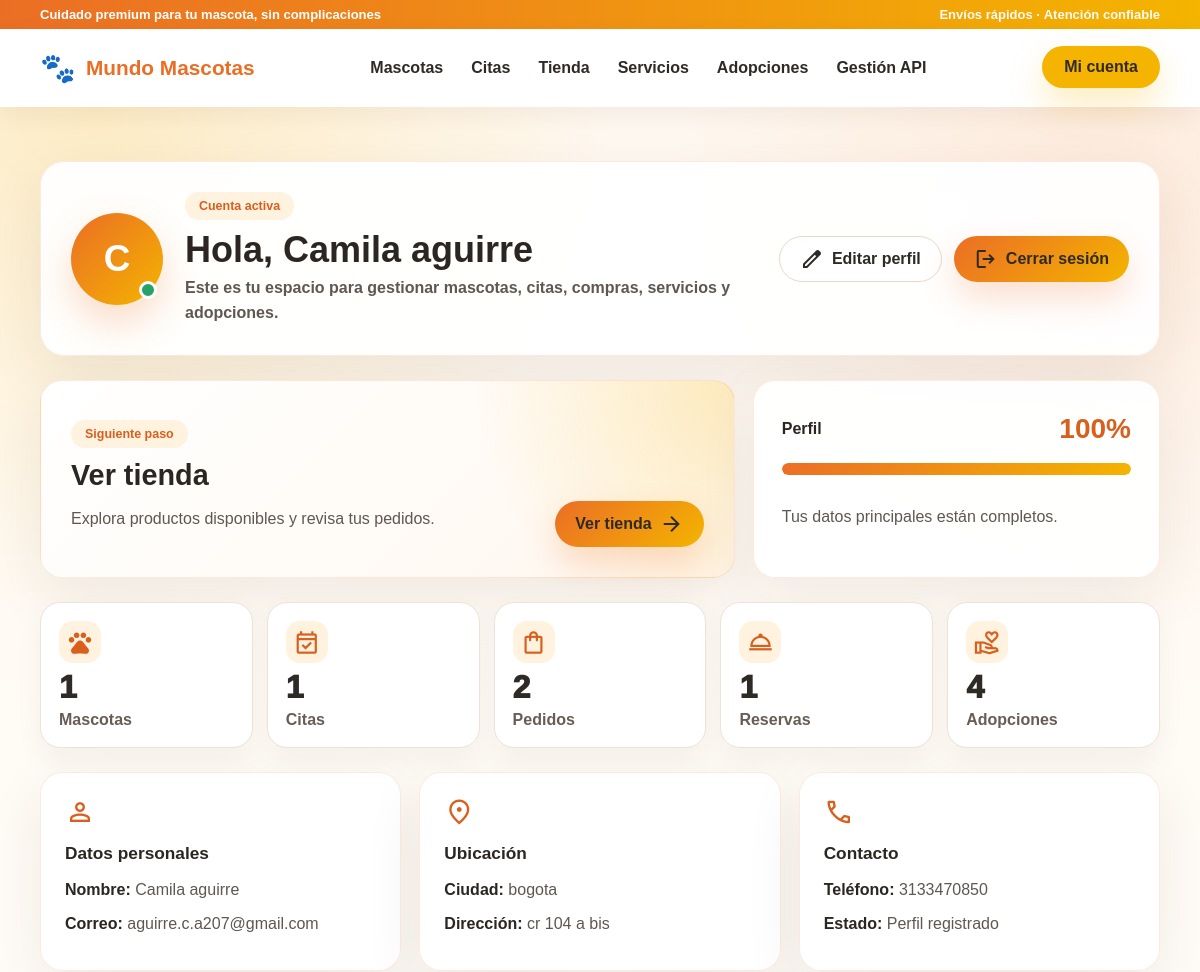
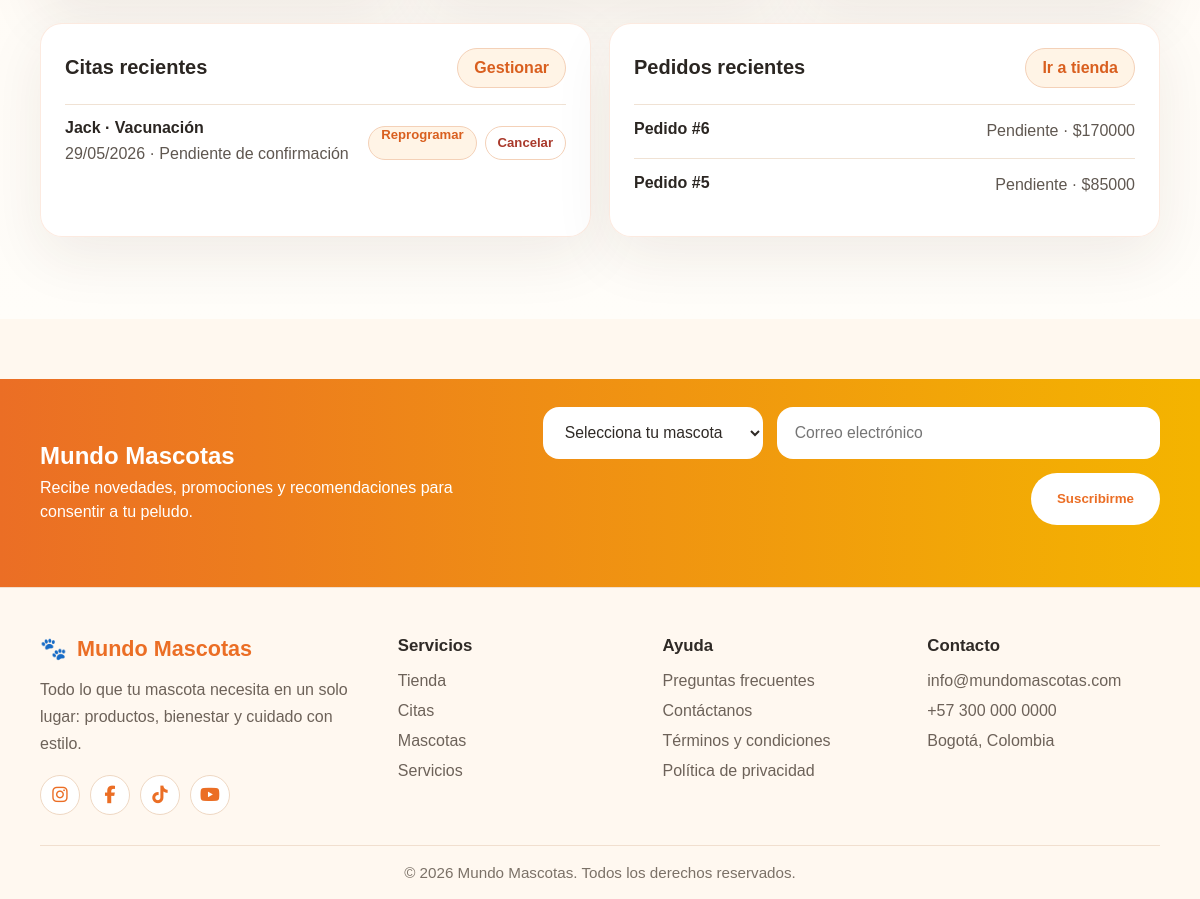
The app's page /perfil/ (signed in) with its own data (2 pictures, top to bottom).
### app/models.py (models this page shows, shortened)
class UserProfile(models.Model):
    user = models.OneToOneField(User, on_delete=models.CASCADE, related_name="profile")
    phone = models.CharField(max_length=30, blank=True)
    city = models.CharField(max_length=80, blank=True)
    address = models.CharField(max_length=160, blank=True)

class Appointment(models.Model):
    TIME_CHOICES = [
        ("Mañana", "Mañana"),
        ("Tarde", "Tarde"),
        ("Noche", "Noche"),
    ]
    STATUS_CHOICES = [
        ("pendiente", "Pendiente de confirmación"),
        ("confirmada", "Confirmada"),
        ("cancelada", "Cancelada"),
    ]
    user = models.ForeignKey(User, on_delete=models.CASCADE, related_name="appointments")
    pet = models.ForeignKey(Pet, on_delete=models.CASCADE, related_name="appointments")
    reason = models.CharField(max_length=120)
    preferred_date = models.DateField()
    preferred_time = models.CharField(max_length=20, choices=TIME_CHOICES)
    notes = models.TextField(blank=True)
    status = models.CharField(max_length=20, choices=STATUS_CHOICES, default="pendiente")
    admin_notes = models.TextField(blank=True)
    created_at = models.DateTimeField(auto_now_add=True)
    class Meta:
        ordering = ["-created_at"]

class Pet(models.Model):
    PET_TYPES = [
        ("Perro", "Perro"),
        ("Gato", "Gato"),
        ("Otro", "Otro"),
    ]
    PET_STATUS = [
        ("Salud estable", "Salud estable"),
        ("Seguimiento preventivo", "Seguimiento preventivo"),
        ("Requiere atención", "Requiere atención"),
    ]
    owner = models.ForeignKey(User, on_delete=models.CASCADE, related_name="pets")
    name = models.CharField(max_length=80)
    pet_type = models.CharField(max_length=20, choices=PET_TYPES)
    breed = models.CharField(max_length=80)
    birth_date = models.DateField()
    vaccines = models.CharField(max_length=160)
    status = models.CharField(max_length=60, choices=PET_STATUS)
    notes = models.TextField(blank=True)
    created_at = models.DateTimeField(auto_now_add=True)

class Order(models.Model):
    STATUS_CHOICES = [
        ("pendiente", "Pendiente"),
        ("confirmado", "Confirmado"),
        ("entregado", "Entregado"),
        ("cancelado", "Cancelado"),
    ]
    user = models.ForeignKey(User, on_delete=models.CASCADE, related_name="orders")
    status = models.CharField(max_length=20, choices=STATUS_CHOICES, default="pendiente")
    total = models.PositiveIntegerField(default=0)
    created_at = models.DateTimeField(auto_now_add=True)

### app/views.py (the view)
# urls.py: path('perfil/', views.perfil, name='perfil'),
@login_required(login_url="/login/")
def perfil(request):
    pets_count = Pet.objects.filter(owner=request.user).count()
    appointments_count = Appointment.objects.filter(user=request.user).count()
    orders_count = Order.objects.filter(user=request.user).count()
    reservations_count = ServiceReservation.objects.filter(user=request.user).count()
    adoption_requests_count = (
        AdoptionPet.objects.filter(owner=request.user).count()
        + AdoptionApplication.objects.filter(applicant=request.user).count()
    )
    profile, created = UserProfile.objects.get_or_create(user=request.user)
    profile_items = [
        bool(request.user.first_name),
        bool(request.user.email),
        bool(profile.phone),
        bool(profile.city),
        bool(profile.address),
    ]
    profile_completion = round((sum(profile_items) / len(profile_items)) * 100)
    next_action = None
    if profile_completion < 100:
        next_action = {
            "label": "Completar perfil",
            "url": "/perfil/editar/",
            "description": "Agrega tus datos de contacto para compras, citas y servicios.",
        }
    elif pets_count == 0:
        next_action = {
            "label": "Registrar mascota",
            "url": "/mascotas/",
            "description": "Crea el perfil de tu mascota para agendar citas y reservas.",
        }
    elif appointments_count == 0:
        next_action = {
            "label": "Agendar cita",
            "url": "/citas/",
            "description": "Solicita una cita veterinaria para iniciar el seguimiento.",
        }
    else:
        next_action = {
            "label": "Ver tienda",
            "url": "/tienda/",
            "description": "Explora productos disponibles y revisa tus pedidos.",
        }
    recent_orders = Order.objects.filter(user=request.user).order_by("-created_at")[:3]
    recent_appointments = Appointment.objects.filter(user=request.user).select_related("pet").order_by("-created_at")[:3]
    return render(request, 'app/perfil.html', {
        "profile": profile,
        "pets_count": pets_count,
        "appointments_count": appointments_count,
        "orders_count": orders_count,
        "reservations_count": reservations_count,
        "adoption_requests_count": adoption_requests_count,
        "profile_completion": profile_completion,
        "next_action": next_action,
        "recent_orders": recent_orders,
        "recent_appointments": recent_appointments,
    })

### app/templates/app/perfil.html (shortened to what this page needs)
{% extends 'app/base.html' %}
{% load static %}
{% block extra_css %}
<link rel="stylesheet" href="{% static 'app/css/perfil.css' %}?v=20260528-1">
{% endblock %}
{% block content %}
<section class="profile-section">
  <div class="container profile-layout">
    <article class="profile-hero">
      <div class="profile-avatar-wrap">
        <div class="profile-avatar">{{ request.user.first_name|default:request.user.email|first|upper }}</div>
        <span class="profile-status-dot" aria-label="Cuenta activa"></span>
      </div>
      <div class="profile-main-info">
        <span class="profile-badge">Cuenta activa</span>
        <h1>Hola, {{ request.user.first_name|default:"bienvenida/o" }}</h1>
        <p>Este es tu espacio para gestionar mascotas, citas, compras, servicios y adopciones.</p>
      </div>
      <div class="profile-actions">
        <a href="{% url 'editar_perfil' %}" class="profile-edit-btn">
          <span class="material-symbols-outlined">edit</span>
          Editar perfil
        </a>
        <a href="{% url 'logout' %}" class="profile-logout-btn">
          <span class="material-symbols-outlined">logout</span>
          Cerrar sesión
        </a>
      </div>
    </article>
    <section class="profile-welcome-grid">
      <article class="profile-welcome-card">
        <div>
          <span class="profile-badge">Siguiente paso</span>
          <h2>{{ next_action.label }}</h2>
          <p>{{ next_action.description }}</p>
        </div>
        <a href="{{ next_action.url }}" class="profile-primary-action">
          {{ next_action.label }}
          <span class="material-symbols-outlined">arrow_forward</span>
        </a>
      </article>
      <article class="profile-completion-card">
        <div class="profile-completion-top">
          <span>Perfil</span>
          <strong>{{ profile_completion }}%</strong>
        </div>
        <div class="profile-progress" aria-label="Progreso del perfil">
          <span style="width: {{ profile_completion }}%"></span>
        </div>
        <p>
          {% if profile_completion == 100 %}
            Tus datos principales están completos.
          {% else %}
            Completa tus datos para que las reservas y pedidos sean más claros.
          {% endif %}
        </p>
      </article>
    </section>
    <div class="profile-stats-grid">
      <a href="{% url 'mascotas' %}" class="profile-stat-card">
        <span class="profile-stat-icon material-symbols-outlined">pets</span>
        <span class="profile-stat-value">{{ pets_count }}</span>
        <span class="profile-stat-label">Mascotas</span>
      </a>
      <a href="{% url 'citas' %}" class="profile-stat-card">
        <span class="profile-stat-icon material-symbols-outlined">event_available</span>
        <span class="profile-stat-value">{{ appointments_count }}</span>
        <span class="profile-stat-label">Citas</span>
      </a>
      <a href="{% url 'tienda' %}" class="profile-stat-card">
        <span class="profile-stat-icon material-symbols-outlined">shopping_bag</span>
        <span class="profile-stat-value">{{ orders_count }}</span>
        <span class="profile-stat-label">Pedidos</span>
      </a>
      <a href="{% url 'servicios' %}" class="profile-stat-card">
        <span class="profile-stat-icon material-symbols-outlined">room_service</span>
        <span class="profile-stat-value">{{ reservations_count }}</span>
        <span class="profile-stat-label">Reservas</span>
      </a>
      <a href="{% url 'adopciones' %}" class="profile-stat-card">
        <span class="profile-stat-icon material-symbols-outlined">volunteer_activism</span>
        <span class="profile-stat-value">{{ adoption_requests_count }}</span>
        <span class="profile-stat-label">Adopciones</span>
      </a>
    </div>
    <div class="profile-grid">
      <article class="profile-card">
        <span class="material-symbols-outlined">person</span>
        <h3>Datos personales</h3>
        <p><strong>Nombre:</strong> <span>{{ request.user.first_name|default:"Pendiente" }}</span></p>
        <p><strong>Correo:</strong> <span class="profile-break">{{ request.user.email }}</span></p>
      </article>
      <article class="profile-card">
        <span class="material-symbols-outlined">location_on</span>
        <h3>Ubicación</h3>
        <p><strong>Ciudad:</strong> <span>{{ profile.city|default:"Pendiente" }}</span></p>
        <p><strong>Dirección:</strong> <span>{{ profile.address|default:"Pendiente" }}</span></p>
      </article>
      <article class="profile-card">
        <span class="material-symbols-outlined">call</span>
        <h3>Contacto</h3>
        <p><strong>Teléfono:</strong> <span>{{ profile.phone|default:"Pendiente" }}</span></p>
        <p><strong>Estado:</strong> <span>Perfil registrado</span></p>
      </article>
    </div>
    <section class="profile-activity-grid">
      <article class="profile-activity-card">
        <div class="profile-section-head">
          <h2>Citas recientes</h2>
          <a href="{% url 'citas' %}">Gestionar</a>
        </div>
        {% if recent_appointments %}
          {% for appointment in recent_appointments %}
            <div class="profile-activity-item">
              <div>
                <strong>{{ appointment.pet.name }} · {{ appointment.reason }}</strong>
                <span>{{ appointment.preferred_date|date:"d/m/Y" }} · {{ appointment.get_status_display }}</span>
              </div>
              <div class="profile-activity-actions">
                <a href="{% url 'citas' %}#appointmentScheduler">Reprogramar</a>
                {% if appointment.status != "cancelada" %}
                  <form method="POST" action="{% url 'cancelar_cita' appointment.id %}">
                    <button type="submit">Cancelar</button>
                  </form>
                {% endif %}
              </div>
            </div>
          {% endfor %}
        {% endif %}
      </article>
      <article class="profile-activity-card">
        <div class="profile-section-head">
          <h2>Pedidos recientes</h2>
          <a href="{% url 'tienda' %}">Ir a tienda</a>
        </div>
        {% if recent_orders %}
          {% for order in recent_orders %}
            <div class="profile-activity-item">
              <strong>Pedido #{{ order.id }}</strong>
              <span>{{ order.get_status_display }} · ${{ order.total }}</span>
            </div>
          {% endfor %}
        {% endif %}
      </article>
    </section>
  </div>
</section>
{% endblock %}

### app/static/app/css/variables.css (style rules this page uses)
:root { --color-primary: #f5b833; --color-primary-soft: #ffd56b; --color-secondary: #f26a2e; --color-secondary-dark: #d9541f; --color-bg: #fff8ef; --color-surface: #ffffff; --color-text: #2e2a25; --color-text-soft: #6e6257; --color-white: #ffffff; --color-border: #f1d4b8; --shadow-soft: 0 10px 30px rgba(242, 106, 46, 0.12); --shadow-card: 0 16px 35px rgba(242, 106, 46, 0.16); --radius-sm: 12px; --radius-md: 18px; --radius-lg: 28px; --container-width: 1200px; }

### app/static/app/css/components.css (style rules this page uses)
* { box-sizing: border-box; }
body { margin: 0; font-family: 'Montserrat', sans-serif; background: var(--color-bg); color: var(--color-text); }
a { text-decoration: none; }
.container { width: min(92%, var(--container-width)); margin: 0 auto; }

### app/static/app/css/responsive.css (style rules this page uses)
@media (max-width: 1200px) { .container { width: min(100% - 40px, 1120px); } }

### records on screen
UserProfile: city "bogota", address "cr 104 a bis", phone "3133470850"
Appointment: pet.name "Jack", reason "Vacunación", preferred_date "29/05/2026", status "Pendiente de confirmación", shows "Cancelar"
Order: id "6", status "Pendiente", total "170000"
Order: id "5", status "Pendiente", total "85000"

### other values on screen
{{ request.user.first_name|default:request.user.email|first|upper }} "C"
{{ request.user.first_name|default:"bienvenida/o" }} "Camila aguirre"
{{ next_action.label }} "Ver tienda"
{{ next_action.description }} "Explora productos disponibles y revisa tus pedidos."
{{ profile_completion }} "100"
{{ pets_count }} "1"
{{ appointments_count }} "1"
{{ orders_count }} "2"
{{ reservations_count }} "1"
{{ adoption_requests_count }} "4"
{{ request.user.first_name|default:"Pendiente" }} "Camila aguirre"
{{ request.user.email }} "aguirre.c.a207@gmail.com"
